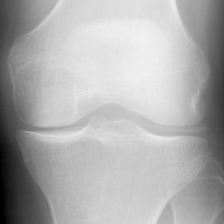
#> input picture z20_data/datas/train/0/9015363L.png, 224 x 224 px; its folder holds only this picture in this run
$ jupyter execute --allow-errors project1_0.ipynb
#> lines starting #> are read from the running program, lines starting #| are printed output that depends on the picture; after the words box and inside, x2 and y2 are one past the last pixel; in counts of white or black regions, pixels touching at a corner belong together
[cell 1]
import seaborn as sns
import pandas as pd
import missingno as msno
import os
import matplotlib.pyplot as plt
import cv2
import numpy as np

### Original

[cell 2]
# data 경로 설정
data_dir = '../z20_data/datas/train/0'
categories = ['train','test','val'] # 전처리될 데이터셋을 훈련용, 테스트용, 검증용으로 구분

# 샘플 이미지 시각화
img_name = os.listdir(data_dir)[0]
img_path = os.path.join(data_dir, img_name)
img = cv2.imread(img_path, cv2.IMREAD_GRAYSCALE)
#> img is the input picture: shape (224, 224); min 0, max 242, mean 173.1
plt.imshow(img, cmap='gray')
plt.title(f'0')
plt.show()

원하는 부위만 자르기 -> 자르고 다른 폴더에 다시 저장해야함

[cell 3]
image = cv2.imread(img_path, cv2.IMREAD_COLOR)

start_x, start_y, width, height = 20,100,250,75
end_x, end_y = start_x + width, start_y + height
cropped_image = image[start_y:end_y, start_x:end_x]
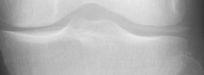
#> cropped_image: shape (75, 204, 3); min 54, max 232, mean 176.5

# 이미지 저장
cv2.imwrite('imgs/img0.png', cropped_image)  # 저장할 폴더이름/저장할 파일명

cv2.imshow("Cropped Image", cropped_image)
cv2.waitKey(0)
cv2.destroyAllWindows()

[cell 4]
# data 경로 설정
data_dir = 'imgs'
categories = ['train','test','val'] # 전처리될 데이터셋을 훈련용, 테스트용, 검증용으로 구분

# 샘플 이미지 시각화
#> (the rest of this cell did not finish here and is left out)

### Clahe(명암)

[cell 5]
def clahe_img(img):
    clahe = cv2.createCLAHE(clipLimit=10, tileGridSize=(8,8))
    cl_img = clahe.apply(img)
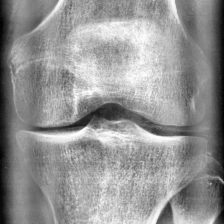
#> cl_img: shape (224, 224); min 0, max 254, mean 147.4
    return cl_img


plt.figure(figsize=(15, 25))
plt.subplot(2, 1, 1)
plt.imshow(img, cmap='gray')
plt.title('Original Image')


plt.subplot(1, 1, 1)
plt.imshow(clahe_img(img), cmap='gray')
plt.title('Clahe Image')
plt.show()
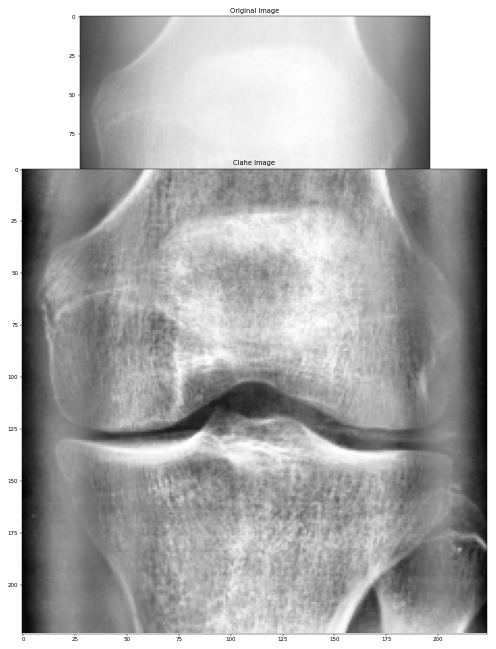
#> figure drawn by matplotlib, 2 panels

### Denoise(노이즈 제거)

[cell 6]
def denoise_img(img):
    return cv2.fastNlMeansDenoising(img, None, 30, 7, 210)

denoised_img = denoise_img(clahe_img(img))

plt.figure(figsize=(15, 25))
plt.subplot(2, 1, 1)
plt.imshow(img, cmap='gray')
plt.title('Original Image')

plt.subplot(1, 1, 1)
plt.imshow(denoised_img, cmap='gray')
plt.title('Denoised Image')
plt.show()

### Edge(외곽선 그리기)
- original img vs. denoised img
- 각 사진마다 param 값을 다르게 해서 함수 3개를 만들었음

[cell 7]
def det_edge_o(img):
    return cv2.Canny(img, 30, 100)  # 값을 조절해주면 선을 그리는 범위가 달라짐
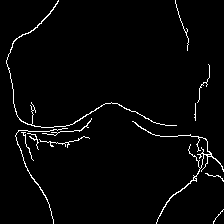
#> returned value: shape (224, 224); 2.6% white in thin lines or dots

orginal_edge_img = det_edge_o(img)

def det_edge_c(img):
    return cv2.Canny(img, 430, 100)
#> returned value: shape (224, 224); 2.3% white in thin lines or dots
clahe_edge_img = det_edge_c(clahe_img(img))

def det_edge_d(img):
    return cv2.Canny(img, 30, 100)
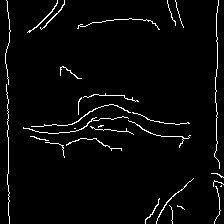
#> returned value: shape (224, 224); 3.2% white in thin lines or dots
denoised_edge_img = det_edge_d(denoised_img)

plt.figure(figsize=(15, 20))
plt.subplot(3, 1, 1)
plt.imshow(orginal_edge_img, cmap='gray')
plt.title('Original Edge Image')

plt.subplot(3, 1, 2)
plt.imshow(clahe_edge_img, cmap='gray')
plt.title('Clahe Edge Image')

plt.subplot(3, 1, 3)
plt.imshow(denoised_edge_img, cmap='gray')
plt.title('Denoised Edge Image')

plt.tight_layout()
plt.show()

### Clahe(명암) -> Contour

[cell 8]
def find_contour(img):
    ret, thresh = cv2.threshold(img, 120, 255, 0)
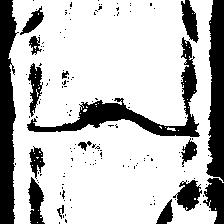
#> thresh: shape (224, 224); 75.6% white; 143 black regions (127 under 20 px)
    contours, hiearchy = cv2.findContours(thresh, cv2.RETR_TREE, cv2.CHAIN_APPROX_SIMPLE)
#> contours = 215 contours, 201 with area under 20; largest, box (x1, y1, x2, y2) and area: (8, 0, 224, 224) 42394, (26, 36, 201, 138) 3210, (176, 179, 203, 212) 561, (27, 62, 43, 118) 484, (28, 146, 46, 179) 322; hiearchy = 215 rows, first 6: [1, -1, -1, -1], [2, 0, -1, -1], [3, 1, -1, -1], [4, 2, -1, -1], [5, 3, -1, -1], [6, 4, -1, -1]
    return contours

contours = find_contour(clahe_img(img))
contour_img = cv2.drawContours(clahe_img(img), contours, -1, (0,255,0), 1)
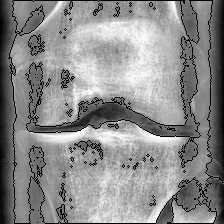
#> contour_img: shape (224, 224); min 0, max 254, mean 138.5

plt.figure(figsize=(15, 10))
plt.subplot(2, 1, 1)
plt.imshow(img, cmap='gray')
plt.title('Original Image')

plt.subplot(2, 1, 2)
plt.imshow(contour_img, cmap='gray')
plt.title('Contour Image')
plt.show()

해리스 코너 추출(CornerHarris)

[cell 9]
def harris(img):
    dst = cv2.cornerHarris(img, 2, 3, 0.2)
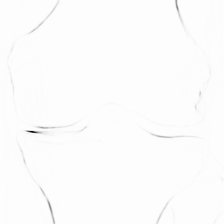
#> dst: shape (224, 224) float32; min -0.000159, max 1.18e-06, mean -4.42e-07; drawn with min black and max white
    return dst

# thresholding
dst = harris(img)
ret, dst = cv2.threshold(dst, 0.001 * dst.max(), 1, 0)
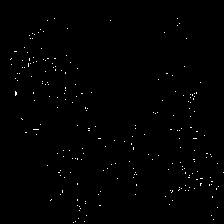
#> dst: shape (224, 224) float32; values 0 (black) and 1 (white), 0.59% white in thin lines or dots, all inside (x1, y1, x2, y2) = (10, 18, 224, 223)
#> ret = 1.18e-09

x,y = np.nonzero(dst)
#> x = 297 values from 18 to 222; y = 297 values, max 223 at index 218, min 10 at index 31, mean 112.3

# [5 lines of commented-out code are left out]

plt.figure(figsize=(7,7))
plt.imshow(contour_img, cmap='gray')
plt.title('Harris Corner Detection')
plt.axis('off')
plt.scatter(y, x, s=30, c="w", alpha=0.7)
plt.show()
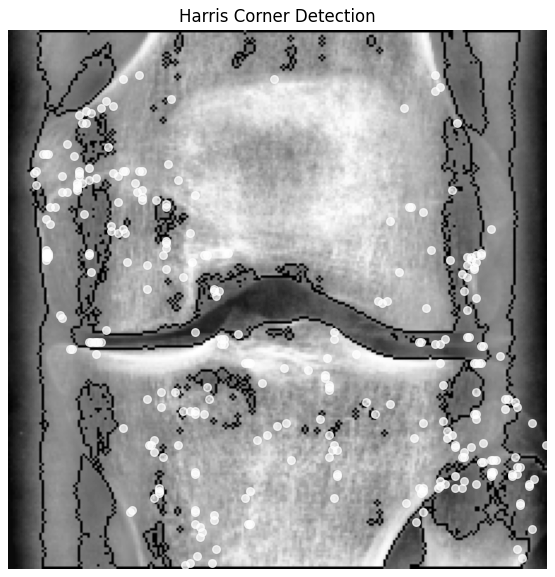
#> figure drawn by matplotlib, 1 panel

$ run again, on z20_data/datas/train/0/9441307R.png
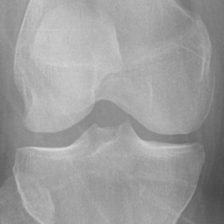
#> input picture z20_data/datas/train/0/9441307R.png, 224 x 224 px
#> img is the input picture: shape (224, 224); min 70, max 219, mean 157.2
#> in det_edge_o, `return cv2.Canny(img, 30, 100)`:
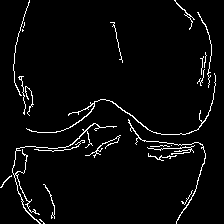
#> returned value: shape (224, 224); 3.7% white in thin lines or dots
#> thresh: shape (224, 224); 68% white; 428 black regions (402 under 20 px)
#> in find_contour, `contours, hiearchy = cv2.findContours(thresh, cv2.RETR_TREE, cv2.CHAIN..`: contours = 689 contours, 649 with area under 20; largest, box (x1, y1, x2, y2) and area: (0, 0, 215, 224) 37288, (83, 169, 135, 214) 1172, (148, 14, 194, 46) 716, (104, 3, 131, 51) 562, (128, 154, 162, 177) 422; hiearchy = 689 rows, first 6: [1, -1, -1, -1], [2, 0, -1, -1], [3, 1, -1, -1], [4, 2, -1, -1], [5, 3, -1, -1], [6, 4, -1, -1]
#> ret = 3.59e-10
#> x = 3769 values from 0 to 223; y = 3769 values, max 223 at index 2219, min 0 at index 422, mean 106.2
#> `plt.show()`:
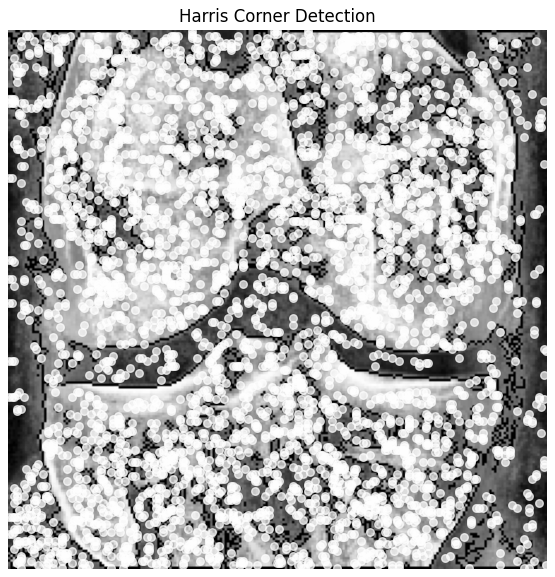
#> figure drawn by matplotlib, 1 panel

$ run again, on z20_data/datas/train/0/9038683R.png
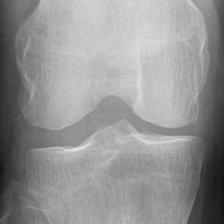
#> input picture z20_data/datas/train/0/9038683R.png, 224 x 224 px
#> img is the input picture: shape (224, 224); min 19, max 227, mean 147.4
#> thresh: shape (224, 224); 66.2% white; 449 black regions (412 under 20 px)
#> in find_contour, `contours, hiearchy = cv2.findContours(thresh, cv2.RETR_TREE, cv2.CHAIN..`: contours = 696 contours, 653 with area under 20; largest, box (x1, y1, x2, y2) and area: (0, 0, 214, 224) 42560, (27, 91, 199, 151) 3363, (102, 152, 161, 193) 1173, (173, 143, 199, 218) 972, (176, 34, 200, 101) 776; hiearchy = 696 rows, first 6: [1, -1, -1, -1], [2, 0, -1, -1], [3, 1, -1, -1], [4, 2, -1, -1], [5, 3, -1, -1], [6, 4, -1, -1]
#> ret = 4.25e-10
#> x = 3957 values from 0 to 223; y = 3957 values, max 223 at index 305, min 0 at index 664, mean 112.1
#> `plt.show()`:
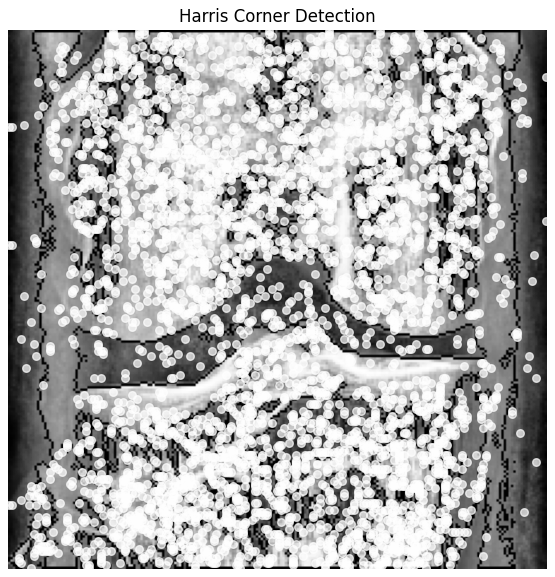
#> figure drawn by matplotlib, 1 panel
